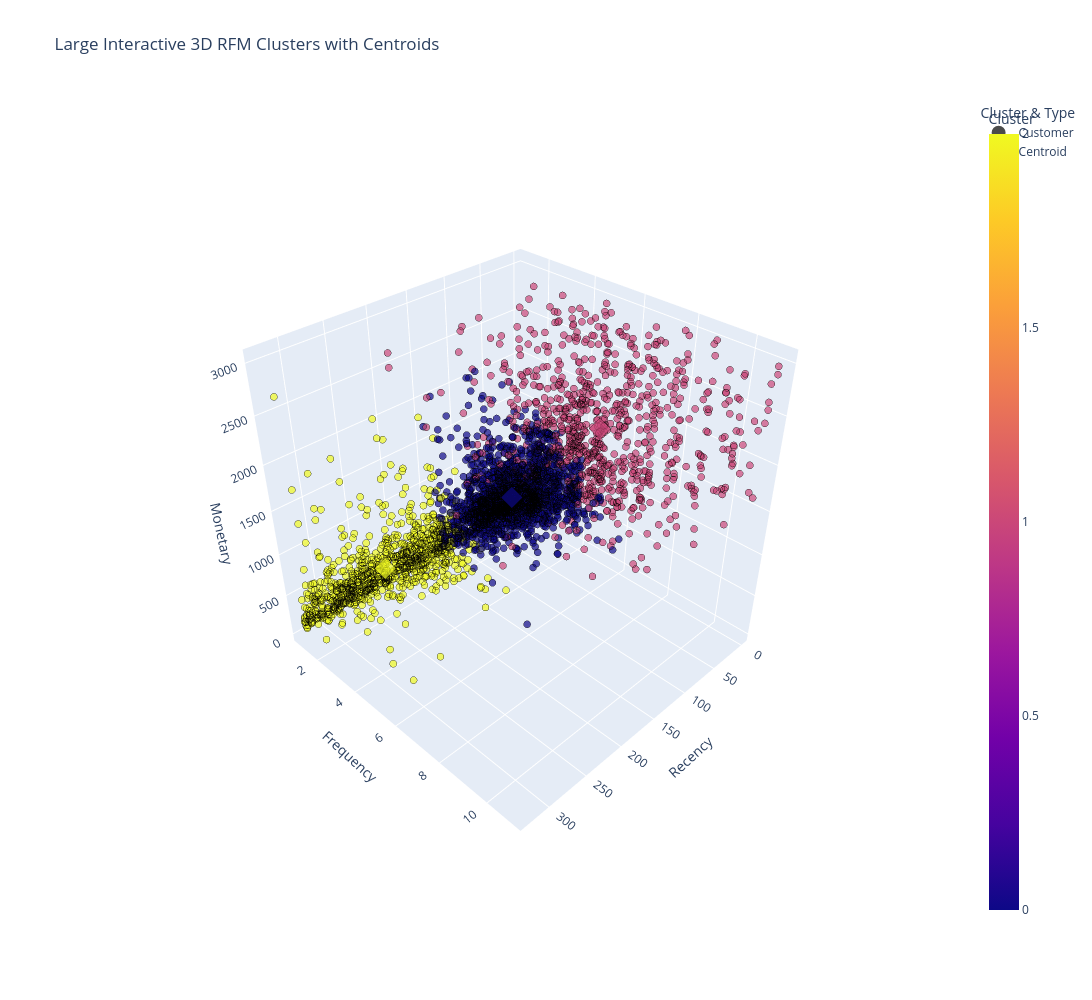

The cell this chart's notebook holds for it:
### Code cell
import plotly.express as px
import pandas as pd

# Assume rfm_cleaned has 'Recency', 'Frequency', 'Monetary', and 'Cluster'
# Calculate centroids
centroids = rfm_cleaned.groupby('Cluster')[['Recency', 'Frequency', 'Monetary']].mean().reset_index()
centroids['Type'] = 'Centroid'

# Add 'Type' to customer points
rfm_cleaned['Type'] = 'Customer'

# Add manual size column
rfm_cleaned['Size'] = 4
centroids['Size'] = 12

# Combine data
combined_df = pd.concat([
    rfm_cleaned[['Recency', 'Frequency', 'Monetary', 'Cluster', 'Type', 'Size']],
    centroids[['Recency', 'Frequency', 'Monetary', 'Cluster', 'Type', 'Size']]
])

# Plot
fig = px.scatter_3d(
    combined_df,
    x='Recency',
    y='Frequency',
    z='Monetary',
    color='Cluster',
    symbol='Type',   # Different symbol for centroids
    size='Size',     # Use the Size column for visual emphasis
    opacity=0.7,
    title='Interactive 3D RFM Clusters with Centroids'
)

fig.update_traces(marker=dict(line=dict(width=1, color='black')))
# fig.update_layout(
#     legend=dict(title='Cluster & Type'),
#     scene=dict(
#         xaxis_title='Recency',
#         yaxis_title='Frequency',
#         zaxis_title='Monetary'
#     )
# )

fig.update_layout(
    width=1600,  # pixels
    height=1000,
    scene=dict(
        xaxis_title='Recency',
        yaxis_title='Frequency',
        zaxis_title='Monetary'
    ),
    title='Large Interactive 3D RFM Clusters with Centroids',
    legend=dict(title='Cluster & Type')
)


fig.show()

### Figure 1 — Plotly figure (JSON) as saved in the notebook; plotly's stock layout.template omitted (floating-point values rounded to 4 significant figures; data arrays with more than 128 entries replaced by an {"elided": "..."} marker saying what was removed)
{"data": [{"hovertemplate": "Type=Customer<br>Recency=%{x}<br>Frequency=%{y}<br>Monetary=%{z}<br>Size=%{marker.size}<br>Cluster=%{marker.color}<extra></extra>", "legendgroup": "Customer", "marker": {"color": {"elided": "3604 int values"}, "coloraxis": "coloraxis", "line": {"color": "black", "width": 1}, "opacity": 0.7, "size": {"elided": "3604 int values"}, "sizemode": "area", "sizeref": 0.03, "symbol": "circle"}, "mode": "markers", "name": "Customer", "scene": "scene", "showlegend": true, "type": "scatter3d", "x": {"elided": "3604 int values"}, "y": {"elided": "3604 int values"}, "z": {"elided": "3604 float values"}}, {"hovertemplate": "Type=Centroid<br>Recency=%{x}<br>Frequency=%{y}<br>Monetary=%{z}<br>Size=%{marker.size}<br>Cluster=%{marker.color}<extra></extra>", "legendgroup": "Centroid", "marker": {"color": [0, 1, 2], "coloraxis": "coloraxis", "line": {"color": "black", "width": 1}, "opacity": 0.7, "size": [12, 12, 12], "sizemode": "area", "sizeref": 0.03, "symbol": "diamond"}, "mode": "markers", "name": "Centroid", "scene": "scene", "showlegend": true, "type": "scatter3d", "x": [48.56, 36.18, 226.9], "y": [2.029, 5.689, 1.491], "z": [556.3, 1844.0, 403.2]}], "layout": {"coloraxis": {"colorbar": {"title": {"text": "Cluster"}}, "colorscale": [[0, "#0d0887"], [0.1111, "#46039f"], [0.2222, "#7201a8"], [0.3333, "#9c179e"], [0.4444, "#bd3786"], [0.5556, "#d8576b"], [0.6667, "#ed7953"], [0.7778, "#fb9f3a"], [0.8889, "#fdca26"], [1, "#f0f921"]]}, "height": 1000, "legend": {"itemsizing": "constant", "title": {"text": "Cluster & Type"}, "tracegroupgap": 0}, "scene": {"aspectmode": "auto", "aspectratio": {"x": 1, "y": 1, "z": 1}, "camera": {"center": {"x": 0, "y": 0, "z": 0}, "eye": {"x": 1.62, "y": 1.62, "z": 1.62}, "projection": {"type": "perspective"}, "up": {"x": 0, "y": 0, "z": 1}}, "domain": {"x": [0, 1], "y": [0, 1]}, "xaxis": {"title": {"text": "Recency"}, "type": "linear"}, "yaxis": {"title": {"text": "Frequency"}, "type": "linear"}, "zaxis": {"title": {"text": "Monetary"}, "type": "linear"}}, "title": {"text": "Large Interactive 3D RFM Clusters with Centroids"}, "width": 1600}}
